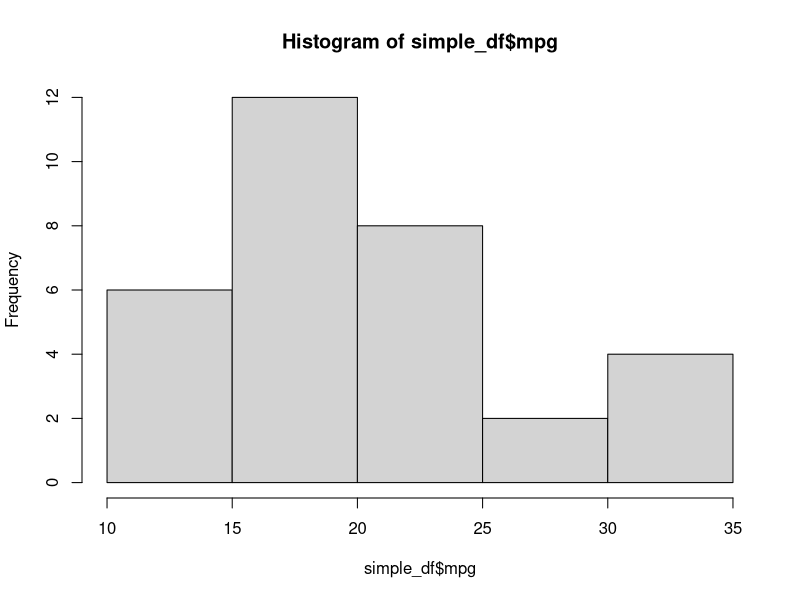
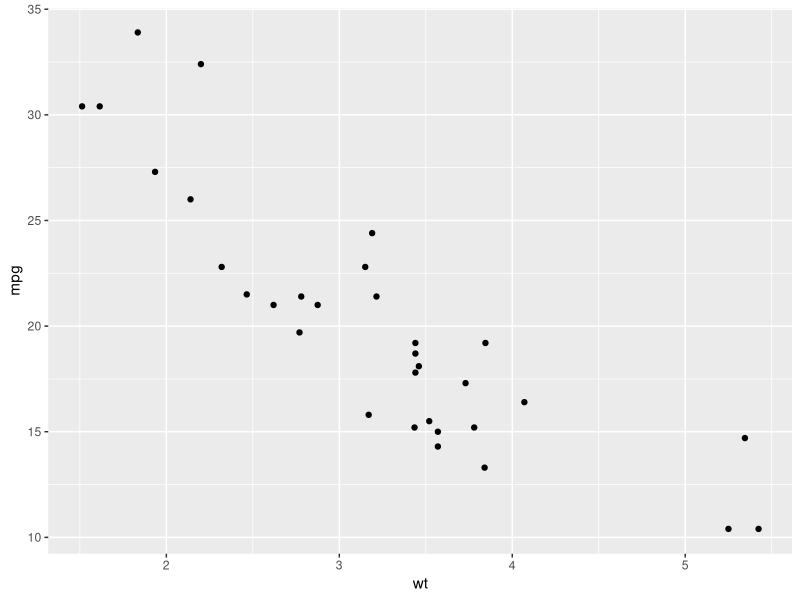
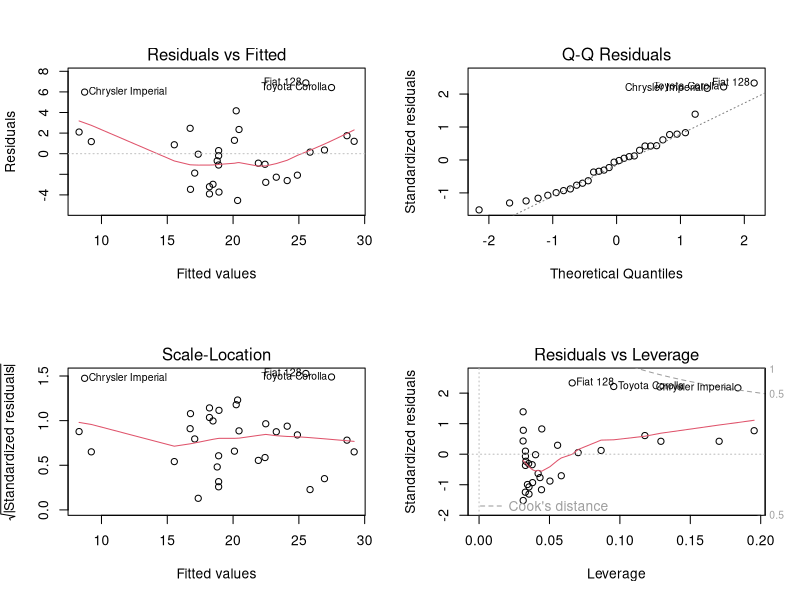
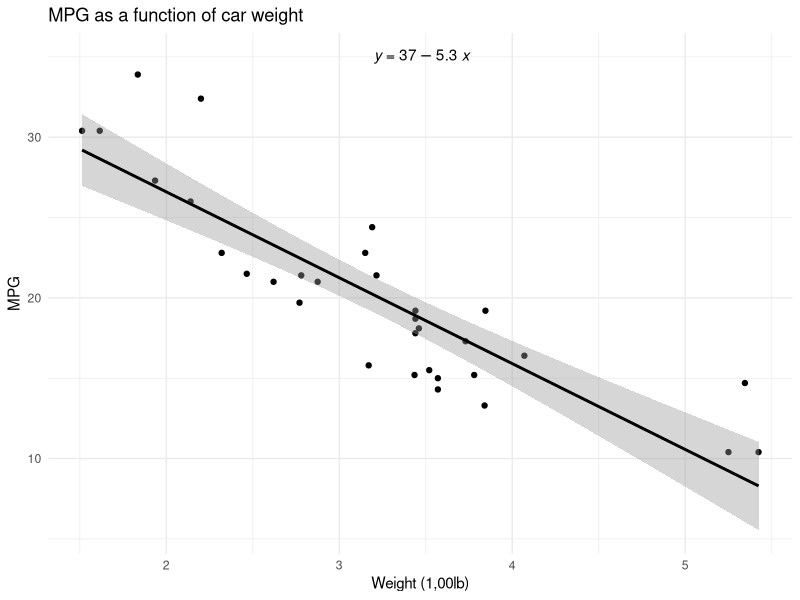
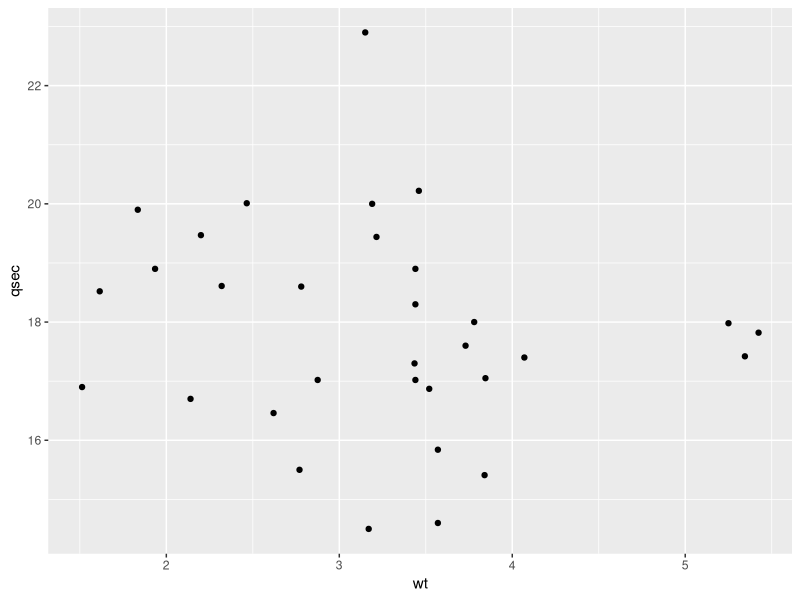
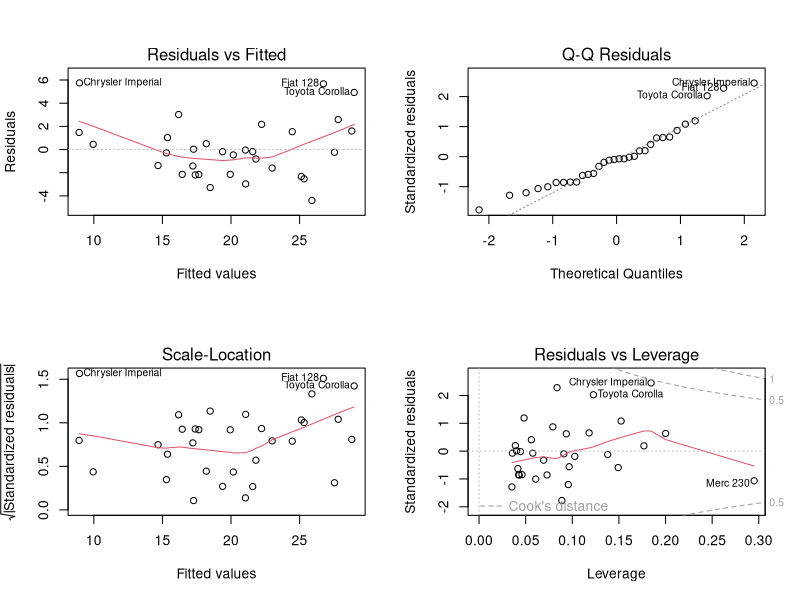
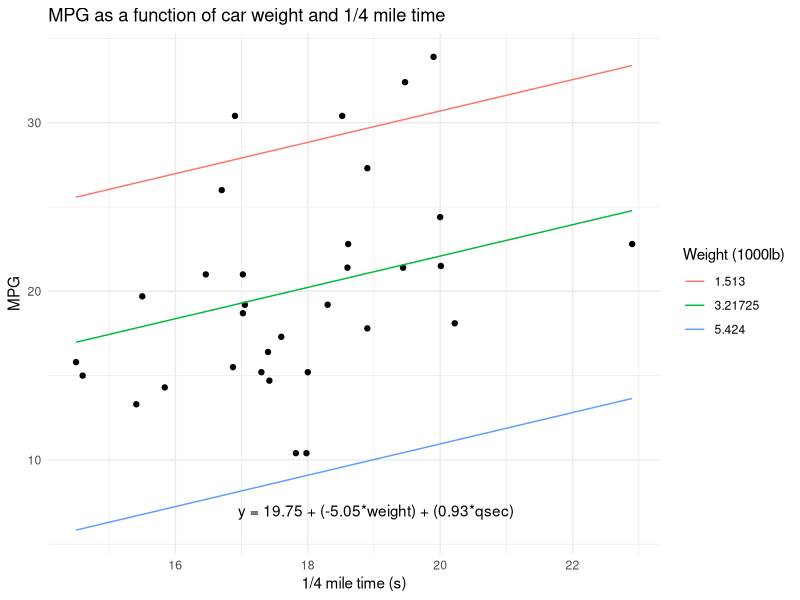

The R script that drew these images, in order:
## ---- chunk 1
# dependencies
library(ggplot2)
## ---- chunk 2
# data
mtcars
## ---- chunk 3
# subset the data
simple_df <- mtcars[, c('mpg', 'wt')]
simple_df
## ---- chunk 4
# plot distribution
hist(simple_df$mpg)
## ---- chunk 5
# Shapiro-Wilk Test
# if p-value > 0.05, data is though to be normally distributed
shapiro.test(simple_df$mpg)
## ---- chunk 6
# scatter plot of mpg vs wt

ggplot(simple_df, aes(wt, mpg)) +
  geom_point()

## ---- chunk 7
# linear regression
mpg.wt.lm <- lm(mpg ~ wt, data = simple_df)

summary(mpg.wt.lm)
## ---- chunk 8
# check for homoscedasticity
par(mfrow=c(2,2)) # divide the Plots window into the number of rows and columns specified in the brackets

plot(mpg.wt.lm)

par(mfrow=c(1,1)) # change back to one plot
## ---- chunk 9
# visualize the results
library(ggpubr) # use for adding equation to chart

slm.graph<-ggplot(simple_df, aes(wt, mpg))+
  geom_point() + # add data points
  geom_smooth(method = "lm", col = "black") + # add regression line
  stat_regline_equation(label.x = 3.2, label.y = 35) + # add equation
  theme_minimal() +
  labs(title = "MPG as a function of car weight",
      x = "Weight (1,00lb)",
      y = "MPG")

slm.graph

## ---- chunk 10
# subset data
multiple_df <- mtcars[, c('mpg', 'wt', 'qsec')]
multiple_df
## ---- chunk 11
# check independence of observations
cor(multiple_df$wt, multiple_df$qsec)
## ---- chunk 12
# scatter plot of mpg vs qsec

ggplot(multiple_df, aes(wt, qsec)) +
  geom_point()

## ---- chunk 13
multiple.lm <- lm(mpg ~ wt + qsec, data = multiple_df)

summary(multiple.lm)
## ---- chunk 14
par(mfrow=c(2,2))
plot(multiple.lm)
par(mfrow=c(1,1))
## ---- chunk 15
# visualize the results

multiple.plot <- expand.grid(
  #sequence between high and low values in qsec data
  qsec = seq(min(multiple_df$qsec), max(multiple_df$qsec), length.out = 30), 
  # min, mean, max over which to predict mpg
  wt = c(min(multiple_df$wt), mean(multiple_df$wt), max(multiple_df$wt)) 
)



# predict mpg based on defined linear model

multiple.plot$predicted.y <- predict.lm(multiple.lm, newdata = multiple.plot)

# convert 'wt' variable into a factor for plotting
multiple.plot$fwt <- as.factor(multiple.plot$wt)

mlm.graph<-ggplot(multiple_df, aes(qsec, mpg)) +
  geom_point() + # add data points
  geom_line(data = multiple.plot, aes(x = qsec, y = predicted.y, color = fwt)) +  # add regression lines
  annotate(geom="text", x=19, y=7, label=" y = 19.75 + (-5.05*weight) + (0.93*qsec)") +
  theme_minimal() +
  labs(title = "MPG as a function of car weight and 1/4 mile time",
      x = "1/4 mile time (s)",
      y = "MPG",
      color = "Weight (1000lb)")

mlm.graph
